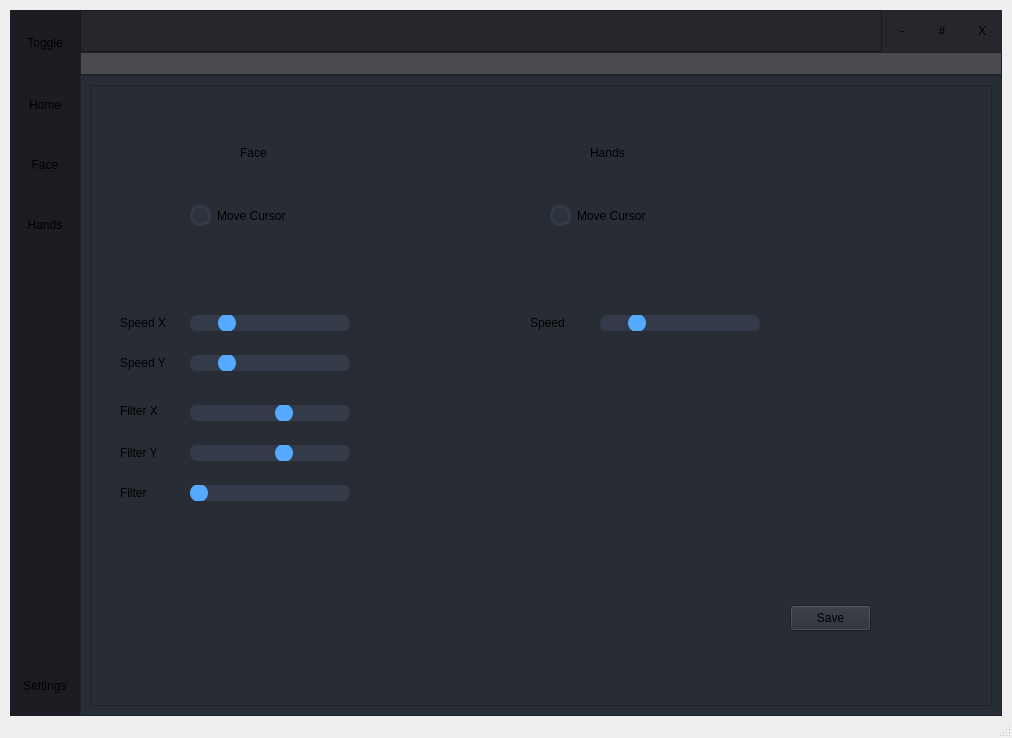
<?xml version="1.0" encoding="UTF-8"?>
<ui version="4.0">
 <class>MainWindow</class>
 <widget class="QMainWindow" name="MainWindow">
  <property name="geometry">
   <rect>
    <x>0</x>
    <y>0</y>
    <width>1012</width>
    <height>738</height>
   </rect>
  </property>
  <property name="windowTitle">
   <string>MainWindow</string>
  </property>
  <widget class="QWidget" name="centralwidget">
   <layout class="QHBoxLayout" name="horizontalLayout">
    <property name="spacing">
     <number>0</number>
    </property>
    <property name="leftMargin">
     <number>10</number>
    </property>
    <property name="topMargin">
     <number>10</number>
    </property>
    <property name="rightMargin">
     <number>10</number>
    </property>
    <property name="bottomMargin">
     <number>0</number>
    </property>
    <item>
     <widget class="QFrame" name="frame_main">
      <property name="styleSheet">
       <string notr="true">/* LINE EDIT */
QLineEdit {
	background-color: rgb(27, 29, 35);
	border-radius: 5px;
	border: 2px solid rgb(27, 29, 35);
	padding-left: 10px;
}
QLineEdit:hover {
	border: 2px solid rgb(64, 71, 88);
}
QLineEdit:focus {
	border: 2px solid rgb(91, 101, 124);
}

/* SCROLL BARS */
QScrollBar:horizontal {
    border: none;
    background: rgb(52, 59, 72);
    height: 14px;
    margin: 0px 21px 0 21px;
	border-radius: 0px;
}
QScrollBar::handle:horizontal {
    background: rgb(85, 170, 255);
    min-width: 25px;
	border-radius: 7px
}
QScrollBar::add-line:horizontal {
    border: none;
    background: rgb(55, 63, 77);
    width: 20px;
	border-top-right-radius: 7px;
    border-bottom-right-radius: 7px;
    subcontrol-position: right;
    subcontrol-origin: margin;
}
QScrollBar::sub-line:horizontal {
    border: none;
    background: rgb(55, 63, 77);
    width: 20px;
	border-top-left-radius: 7px;
    border-bottom-left-radius: 7px;
    subcontrol-position: left;
    subcontrol-origin: margin;
}
QScrollBar::up-arrow:horizontal, QScrollBar::down-arrow:horizontal
{
     background: none;
}
QScrollBar::add-page:horizontal, QScrollBar::sub-page:horizontal
{
     background: none;
}
 QScrollBar:vertical {
	border: none;
    background: rgb(52, 59, 72);
    width: 14px;
    margin: 21px 0 21px 0;
	border-radius: 0px;
 }
 QScrollBar::handle:vertical {	
	background: rgb(85, 170, 255);
    min-height: 25px;
	border-radius: 7px
 }
 QScrollBar::add-line:vertical {
     border: none;
    background: rgb(55, 63, 77);
     height: 20px;
	border-bottom-left-radius: 7px;
    border-bottom-right-radius: 7px;
     subcontrol-position: bottom;
     subcontrol-origin: margin;
 }
 QScrollBar::sub-line:vertical {
	border: none;
    background: rgb(55, 63, 77);
     height: 20px;
	border-top-left-radius: 7px;
    border-top-right-radius: 7px;
     subcontrol-position: top;
     subcontrol-origin: margin;
 }
 QScrollBar::up-arrow:vertical, QScrollBar::down-arrow:vertical {
     background: none;
 }

 QScrollBar::add-page:vertical, QScrollBar::sub-page:vertical {
     background: none;
 }

/* CHECKBOX */
QCheckBox::indicator {
    border: 3px solid rgb(52, 59, 72);
	width: 15px;
	height: 15px;
	border-radius: 10px;
    background: rgb(44, 49, 60);
}
QCheckBox::indicator:hover {
    border: 3px solid rgb(58, 66, 81);
}
QCheckBox::indicator:checked {
    background: 3px solid rgb(52, 59, 72);
	border: 3px solid rgb(52, 59, 72);	
	background-image: url(:/16x16/icons/16x16/cil-check-alt.png);
}

/* RADIO BUTTON */
QRadioButton::indicator {
    border: 3px solid rgb(52, 59, 72);
	width: 15px;
	height: 15px;
	border-radius: 10px;
    background: rgb(44, 49, 60);
}
QRadioButton::indicator:hover {
    border: 3px solid rgb(58, 66, 81);
}
QRadioButton::indicator:checked {
    background: 3px solid rgb(94, 106, 130);
	border: 3px solid rgb(52, 59, 72);	
}

/* COMBOBOX */
QComboBox{
	background-color: rgb(27, 29, 35);
	border-radius: 5px;
	border: 2px solid rgb(27, 29, 35);
	padding: 5px;
	padding-left: 10px;
}
QComboBox:hover{
	border: 2px solid rgb(64, 71, 88);
}
QComboBox::drop-down {
	subcontrol-origin: padding;
	subcontrol-position: top right;
	width: 25px; 
	border-left-width: 3px;
	border-left-color: rgba(39, 44, 54, 150);
	border-left-style: solid;
	border-top-right-radius: 3px;
	border-bottom-right-radius: 3px;	
	background-image: url(:/16x16/icons/16x16/cil-arrow-bottom.png);
	background-position: center;
	background-repeat: no-reperat;
 }
QComboBox QAbstractItemView {
	color: rgb(85, 170, 255);	
	background-color: rgb(27, 29, 35);
	padding: 10px;
	selection-background-color: rgb(39, 44, 54);
}

/* SLIDERS */
QSlider::groove:horizontal {
    border-radius: 9px;
    height: 18px;
	margin: 0px;
	background-color: rgb(52, 59, 72);
}
QSlider::groove:horizontal:hover {
	background-color: rgb(55, 62, 76);
}
QSlider::handle:horizontal {
    background-color: rgb(85, 170, 255);
    border: none;
    height: 18px;
    width: 18px;
    margin: 0px;
	border-radius: 9px;
}
QSlider::handle:horizontal:hover {
    background-color: rgb(105, 180, 255);
}
QSlider::handle:horizontal:pressed {
    background-color: rgb(65, 130, 195);
}

QSlider::groove:vertical {
    border-radius: 9px;
    width: 18px;
    margin: 0px;
	background-color: rgb(52, 59, 72);
}
QSlider::groove:vertical:hover {
	background-color: rgb(55, 62, 76);
}
QSlider::handle:vertical {
    background-color: rgb(85, 170, 255);
	border: none;
    height: 18px;
    width: 18px;
    margin: 0px;
	border-radius: 9px;
}
QSlider::handle:vertical:hover {
    background-color: rgb(105, 180, 255);
}
QSlider::handle:vertical:pressed {
    background-color: rgb(65, 130, 195);
}

</string>
      </property>
      <property name="frameShape">
       <enum>QFrame::NoFrame</enum>
      </property>
      <property name="frameShadow">
       <enum>QFrame::Raised</enum>
      </property>
      <layout class="QVBoxLayout" name="verticalLayout" stretch="0,0">
       <property name="spacing">
        <number>0</number>
       </property>
       <property name="leftMargin">
        <number>0</number>
       </property>
       <property name="topMargin">
        <number>0</number>
       </property>
       <property name="rightMargin">
        <number>0</number>
       </property>
       <property name="bottomMargin">
        <number>0</number>
       </property>
       <item alignment="Qt::AlignTop">
        <widget class="QFrame" name="frame_top">
         <property name="minimumSize">
          <size>
           <width>0</width>
           <height>65</height>
          </size>
         </property>
         <property name="styleSheet">
          <string notr="true">background-color: transparent;</string>
         </property>
         <property name="frameShape">
          <enum>QFrame::NoFrame</enum>
         </property>
         <property name="frameShadow">
          <enum>QFrame::Raised</enum>
         </property>
         <layout class="QHBoxLayout" name="horizontalLayout_7">
          <property name="spacing">
           <number>0</number>
          </property>
          <property name="leftMargin">
           <number>0</number>
          </property>
          <property name="topMargin">
           <number>0</number>
          </property>
          <property name="rightMargin">
           <number>0</number>
          </property>
          <property name="bottomMargin">
           <number>0</number>
          </property>
          <item>
           <widget class="QFrame" name="frame_toggle">
            <property name="maximumSize">
             <size>
              <width>70</width>
              <height>65</height>
             </size>
            </property>
            <property name="frameShape">
             <enum>QFrame::NoFrame</enum>
            </property>
            <property name="frameShadow">
             <enum>QFrame::Raised</enum>
            </property>
            <layout class="QVBoxLayout" name="verticalLayout_3">
             <property name="spacing">
              <number>0</number>
             </property>
             <property name="leftMargin">
              <number>0</number>
             </property>
             <property name="topMargin">
              <number>0</number>
             </property>
             <property name="rightMargin">
              <number>0</number>
             </property>
             <property name="bottomMargin">
              <number>0</number>
             </property>
             <item>
              <widget class="QPushButton" name="btn_toggle_menu">
               <property name="sizePolicy">
                <sizepolicy hsizetype="Expanding" vsizetype="Expanding">
                 <horstretch>0</horstretch>
                 <verstretch>0</verstretch>
                </sizepolicy>
               </property>
               <property name="minimumSize">
                <size>
                 <width>70</width>
                 <height>65</height>
                </size>
               </property>
               <property name="styleSheet">
                <string notr="true">QPushButton {
	background-image: url();
	background-position: center;
	background-repeat: no-reperat;
	border: none;
	background-color: rgb(27, 29, 35);
}
QPushButton:hover {
	background-color: rgb(33, 37, 43);
}
QPushButton:pressed {	
	background-color: rgb(85, 170, 255);
}</string>
               </property>
               <property name="text">
                <string>Toggle</string>
               </property>
              </widget>
             </item>
            </layout>
           </widget>
          </item>
          <item>
           <widget class="QFrame" name="frame_top_right">
            <property name="frameShape">
             <enum>QFrame::NoFrame</enum>
            </property>
            <property name="frameShadow">
             <enum>QFrame::Raised</enum>
            </property>
            <layout class="QVBoxLayout" name="verticalLayout_4">
             <property name="spacing">
              <number>0</number>
             </property>
             <property name="leftMargin">
              <number>0</number>
             </property>
             <property name="topMargin">
              <number>0</number>
             </property>
             <property name="rightMargin">
              <number>0</number>
             </property>
             <property name="bottomMargin">
              <number>0</number>
             </property>
             <item>
              <widget class="QFrame" name="frame_top_btns">
               <property name="minimumSize">
                <size>
                 <width>0</width>
                 <height>42</height>
                </size>
               </property>
               <property name="styleSheet">
                <string notr="true">background-color: rgba(27, 29, 35, 200)</string>
               </property>
               <property name="frameShape">
                <enum>QFrame::NoFrame</enum>
               </property>
               <property name="frameShadow">
                <enum>QFrame::Raised</enum>
               </property>
               <layout class="QHBoxLayout" name="horizontalLayout_8">
                <property name="spacing">
                 <number>0</number>
                </property>
                <property name="leftMargin">
                 <number>0</number>
                </property>
                <property name="topMargin">
                 <number>0</number>
                </property>
                <property name="rightMargin">
                 <number>0</number>
                </property>
                <property name="bottomMargin">
                 <number>0</number>
                </property>
                <item>
                 <widget class="QFrame" name="frame_3">
                  <property name="frameShape">
                   <enum>QFrame::StyledPanel</enum>
                  </property>
                  <property name="frameShadow">
                   <enum>QFrame::Raised</enum>
                  </property>
                 </widget>
                </item>
                <item>
                 <widget class="QFrame" name="frame_btns_right">
                  <property name="sizePolicy">
                   <sizepolicy hsizetype="Expanding" vsizetype="Preferred">
                    <horstretch>0</horstretch>
                    <verstretch>0</verstretch>
                   </sizepolicy>
                  </property>
                  <property name="maximumSize">
                   <size>
                    <width>120</width>
                    <height>42</height>
                   </size>
                  </property>
                  <property name="frameShape">
                   <enum>QFrame::NoFrame</enum>
                  </property>
                  <property name="frameShadow">
                   <enum>QFrame::Raised</enum>
                  </property>
                  <layout class="QHBoxLayout" name="horizontalLayout_9">
                   <property name="spacing">
                    <number>0</number>
                   </property>
                   <property name="leftMargin">
                    <number>0</number>
                   </property>
                   <property name="topMargin">
                    <number>0</number>
                   </property>
                   <property name="rightMargin">
                    <number>0</number>
                   </property>
                   <property name="bottomMargin">
                    <number>0</number>
                   </property>
                   <item>
                    <widget class="QPushButton" name="btnMinimize">
                     <property name="minimumSize">
                      <size>
                       <width>40</width>
                       <height>42</height>
                      </size>
                     </property>
                     <property name="styleSheet">
                      <string notr="true">QPushButton {	
	border: none;
	background-color: transparent;
}
QPushButton:hover {
	background-color: rgb(52, 59, 72);
}
QPushButton:pressed {	
	background-color: rgb(85, 170, 255);
}</string>
                     </property>
                     <property name="text">
                      <string>-</string>
                     </property>
                    </widget>
                   </item>
                   <item>
                    <widget class="QPushButton" name="btnRestore">
                     <property name="minimumSize">
                      <size>
                       <width>40</width>
                       <height>42</height>
                      </size>
                     </property>
                     <property name="styleSheet">
                      <string notr="true">QPushButton {	
	border: none;
	background-color: transparent;
}
QPushButton:hover {
	background-color: rgb(52, 59, 72);
}
QPushButton:pressed {	
	background-color: rgb(85, 170, 255);
}</string>
                     </property>
                     <property name="text">
                      <string>#</string>
                     </property>
                    </widget>
                   </item>
                   <item>
                    <widget class="QPushButton" name="btnClose">
                     <property name="minimumSize">
                      <size>
                       <width>40</width>
                       <height>42</height>
                      </size>
                     </property>
                     <property name="styleSheet">
                      <string notr="true">QPushButton {	
	border: none;
	background-color: transparent;
}
QPushButton:hover {
	background-color: rgb(52, 59, 72);
}
QPushButton:pressed {	
	background-color: rgb(85, 170, 255);
}</string>
                     </property>
                     <property name="text">
                      <string>X</string>
                     </property>
                    </widget>
                   </item>
                  </layout>
                 </widget>
                </item>
               </layout>
              </widget>
             </item>
             <item>
              <widget class="QFrame" name="frame_info">
               <property name="minimumSize">
                <size>
                 <width>0</width>
                 <height>23</height>
                </size>
               </property>
               <property name="styleSheet">
                <string notr="true">background-color: rgba(27, 29, 35, 200)</string>
               </property>
               <property name="frameShape">
                <enum>QFrame::StyledPanel</enum>
               </property>
               <property name="frameShadow">
                <enum>QFrame::Raised</enum>
               </property>
              </widget>
             </item>
            </layout>
           </widget>
          </item>
         </layout>
        </widget>
       </item>
       <item>
        <widget class="QFrame" name="frame_center">
         <property name="sizePolicy">
          <sizepolicy hsizetype="Expanding" vsizetype="Expanding">
           <horstretch>0</horstretch>
           <verstretch>0</verstretch>
          </sizepolicy>
         </property>
         <property name="styleSheet">
          <string notr="true">background-color: rgb(40, 44, 52);</string>
         </property>
         <property name="frameShape">
          <enum>QFrame::NoFrame</enum>
         </property>
         <property name="frameShadow">
          <enum>QFrame::Raised</enum>
         </property>
         <layout class="QHBoxLayout" name="horizontalLayout_2">
          <property name="spacing">
           <number>0</number>
          </property>
          <property name="leftMargin">
           <number>0</number>
          </property>
          <property name="topMargin">
           <number>0</number>
          </property>
          <property name="rightMargin">
           <number>0</number>
          </property>
          <property name="bottomMargin">
           <number>0</number>
          </property>
          <item alignment="Qt::AlignLeft">
           <widget class="QFrame" name="frame_left_menu">
            <property name="minimumSize">
             <size>
              <width>70</width>
              <height>0</height>
             </size>
            </property>
            <property name="maximumSize">
             <size>
              <width>70</width>
              <height>16777215</height>
             </size>
            </property>
            <property name="styleSheet">
             <string notr="true">background-color: rgb(27, 29, 35);</string>
            </property>
            <property name="frameShape">
             <enum>QFrame::NoFrame</enum>
            </property>
            <property name="frameShadow">
             <enum>QFrame::Raised</enum>
            </property>
            <layout class="QVBoxLayout" name="verticalLayout_5">
             <property name="spacing">
              <number>0</number>
             </property>
             <property name="leftMargin">
              <number>0</number>
             </property>
             <property name="topMargin">
              <number>0</number>
             </property>
             <property name="rightMargin">
              <number>0</number>
             </property>
             <property name="bottomMargin">
              <number>0</number>
             </property>
             <item alignment="Qt::AlignTop">
              <widget class="QFrame" name="frame_menu">
               <property name="frameShape">
                <enum>QFrame::NoFrame</enum>
               </property>
               <property name="frameShadow">
                <enum>QFrame::Raised</enum>
               </property>
               <layout class="QVBoxLayout" name="verticalLayout_6">
                <property name="spacing">
                 <number>0</number>
                </property>
                <property name="leftMargin">
                 <number>0</number>
                </property>
                <property name="topMargin">
                 <number>0</number>
                </property>
                <property name="rightMargin">
                 <number>0</number>
                </property>
                <property name="bottomMargin">
                 <number>0</number>
                </property>
                <item>
                 <widget class="QPushButton" name="btn_home">
                  <property name="minimumSize">
                   <size>
                    <width>70</width>
                    <height>60</height>
                   </size>
                  </property>
                  <property name="styleSheet">
                   <string notr="true">QPushButton {

	background-position: center;
	background-repeat: no-reperat;
	border: none;
	background-color: rgb(27, 29, 35);
}
QPushButton:hover {
	background-color: rgb(33, 37, 43);
}
QPushButton:pressed {	
	background-color: rgb(85, 170, 255);
}</string>
                  </property>
                  <property name="text">
                   <string>Home</string>
                  </property>
                 </widget>
                </item>
                <item>
                 <widget class="QPushButton" name="btn_face">
                  <property name="minimumSize">
                   <size>
                    <width>70</width>
                    <height>60</height>
                   </size>
                  </property>
                  <property name="styleSheet">
                   <string notr="true">QPushButton {

	background-position: center;
	background-repeat: no-reperat;
	border: none;
	background-color: rgb(27, 29, 35);
}
QPushButton:hover {
	background-color: rgb(33, 37, 43);
}
QPushButton:pressed {	
	background-color: rgb(85, 170, 255);
}</string>
                  </property>
                  <property name="text">
                   <string>Face</string>
                  </property>
                 </widget>
                </item>
                <item>
                 <widget class="QPushButton" name="btn_hands">
                  <property name="minimumSize">
                   <size>
                    <width>70</width>
                    <height>60</height>
                   </size>
                  </property>
                  <property name="styleSheet">
                   <string notr="true">QPushButton {

	background-position: center;
	background-repeat: no-reperat;
	border: none;
	background-color: rgb(27, 29, 35);
}
QPushButton:hover {
	background-color: rgb(33, 37, 43);
}
QPushButton:pressed {	
	background-color: rgb(85, 170, 255);
}</string>
                  </property>
                  <property name="text">
                   <string>Hands</string>
                  </property>
                 </widget>
                </item>
               </layout>
              </widget>
             </item>
             <item alignment="Qt::AlignBottom">
              <widget class="QFrame" name="frame_settings">
               <property name="frameShape">
                <enum>QFrame::NoFrame</enum>
               </property>
               <property name="frameShadow">
                <enum>QFrame::Raised</enum>
               </property>
               <layout class="QVBoxLayout" name="verticalLayout_7">
                <property name="spacing">
                 <number>0</number>
                </property>
                <property name="leftMargin">
                 <number>0</number>
                </property>
                <property name="topMargin">
                 <number>0</number>
                </property>
                <property name="rightMargin">
                 <number>0</number>
                </property>
                <property name="bottomMargin">
                 <number>0</number>
                </property>
                <item>
                 <widget class="QPushButton" name="btn_settings">
                  <property name="sizePolicy">
                   <sizepolicy hsizetype="Expanding" vsizetype="Fixed">
                    <horstretch>0</horstretch>
                    <verstretch>0</verstretch>
                   </sizepolicy>
                  </property>
                  <property name="minimumSize">
                   <size>
                    <width>0</width>
                    <height>60</height>
                   </size>
                  </property>
                  <property name="layoutDirection">
                   <enum>Qt::LeftToRight</enum>
                  </property>
                  <property name="styleSheet">
                   <string notr="true">QPushButton {

	background-position: center;
	background-repeat: no-reperat;
	border: none;
	background-color: rgb(27, 29, 35);
}
QPushButton:hover {
	background-color: rgb(33, 37, 43);
}
QPushButton:pressed {	
	background-color: rgb(85, 170, 255);
}</string>
                  </property>
                  <property name="text">
                   <string>Settings</string>
                  </property>
                 </widget>
                </item>
               </layout>
              </widget>
             </item>
            </layout>
           </widget>
          </item>
          <item>
           <widget class="QFrame" name="frame_content_right">
            <property name="sizePolicy">
             <sizepolicy hsizetype="Expanding" vsizetype="Expanding">
              <horstretch>0</horstretch>
              <verstretch>0</verstretch>
             </sizepolicy>
            </property>
            <property name="frameShape">
             <enum>QFrame::StyledPanel</enum>
            </property>
            <property name="frameShadow">
             <enum>QFrame::Raised</enum>
            </property>
            <layout class="QHBoxLayout" name="horizontalLayout_3">
             <item>
              <widget class="QFrame" name="frame_content">
               <property name="sizePolicy">
                <sizepolicy hsizetype="Expanding" vsizetype="Expanding">
                 <horstretch>0</horstretch>
                 <verstretch>0</verstretch>
                </sizepolicy>
               </property>
               <property name="frameShape">
                <enum>QFrame::StyledPanel</enum>
               </property>
               <property name="frameShadow">
                <enum>QFrame::Raised</enum>
               </property>
               <layout class="QHBoxLayout" name="horizontalLayout_4">
                <item>
                 <widget class="QStackedWidget" name="stackedWidget">
                  <property name="sizePolicy">
                   <sizepolicy hsizetype="Expanding" vsizetype="Expanding">
                    <horstretch>0</horstretch>
                    <verstretch>0</verstretch>
                   </sizepolicy>
                  </property>
                  <property name="maximumSize">
                   <size>
                    <width>1000</width>
                    <height>1000</height>
                   </size>
                  </property>
                  <property name="currentIndex">
                   <number>3</number>
                  </property>
                  <widget class="QWidget" name="page_home">
                   <layout class="QVBoxLayout" name="verticalLayout_2">
                    <item>
                     <widget class="QLabel" name="label">
                      <property name="font">
                       <font>
                        <pointsize>40</pointsize>
                       </font>
                      </property>
                      <property name="text">
                       <string>HOME</string>
                      </property>
                      <property name="alignment">
                       <set>Qt::AlignCenter</set>
                      </property>
                     </widget>
                    </item>
                    <item>
                     <widget class="QLabel" name="label_2">
                      <property name="font">
                       <font>
                        <pointsize>35</pointsize>
                       </font>
                      </property>
                      <property name="text">
                       <string>CamControl</string>
                      </property>
                      <property name="alignment">
                       <set>Qt::AlignCenter</set>
                      </property>
                     </widget>
                    </item>
                    <item>
                     <widget class="QLabel" name="label_3">
                      <property name="font">
                       <font>
                        <pointsize>14</pointsize>
                       </font>
                      </property>
                      <property name="text">
                       <string>Paun Raducu</string>
                      </property>
                      <property name="alignment">
                       <set>Qt::AlignCenter</set>
                      </property>
                     </widget>
                    </item>
                   </layout>
                  </widget>
                  <widget class="QWidget" name="page_face">
                   <property name="sizePolicy">
                    <sizepolicy hsizetype="Expanding" vsizetype="Expanding">
                     <horstretch>0</horstretch>
                     <verstretch>0</verstretch>
                    </sizepolicy>
                   </property>
                   <layout class="QHBoxLayout" name="horizontalLayout_5">
                    <item>
                     <widget class="QLabel" name="imageFrameFace">
                      <property name="sizePolicy">
                       <sizepolicy hsizetype="Preferred" vsizetype="Preferred">
                        <horstretch>0</horstretch>
                        <verstretch>0</verstretch>
                       </sizepolicy>
                      </property>
                      <property name="minimumSize">
                       <size>
                        <width>860</width>
                        <height>580</height>
                       </size>
                      </property>
                      <property name="maximumSize">
                       <size>
                        <width>1000</width>
                        <height>1000</height>
                       </size>
                      </property>
                      <property name="text">
                       <string>Camera not availalable!</string>
                      </property>
                      <property name="alignment">
                       <set>Qt::AlignCenter</set>
                      </property>
                     </widget>
                    </item>
                   </layout>
                  </widget>
                  <widget class="QWidget" name="page_hands">
                   <property name="sizePolicy">
                    <sizepolicy hsizetype="Expanding" vsizetype="Expanding">
                     <horstretch>0</horstretch>
                     <verstretch>0</verstretch>
                    </sizepolicy>
                   </property>
                   <layout class="QHBoxLayout" name="horizontalLayout_6">
                    <item>
                     <widget class="QLabel" name="imageFrameHands">
                      <property name="sizePolicy">
                       <sizepolicy hsizetype="Preferred" vsizetype="Preferred">
                        <horstretch>0</horstretch>
                        <verstretch>0</verstretch>
                       </sizepolicy>
                      </property>
                      <property name="minimumSize">
                       <size>
                        <width>860</width>
                        <height>580</height>
                       </size>
                      </property>
                      <property name="text">
                       <string>Camera not availalable!</string>
                      </property>
                      <property name="alignment">
                       <set>Qt::AlignCenter</set>
                      </property>
                     </widget>
                    </item>
                   </layout>
                  </widget>
                  <widget class="QWidget" name="page_settings">
                   <widget class="QLabel" name="label_4">
                    <property name="geometry">
                     <rect>
                      <x>140</x>
                      <y>50</y>
                      <width>60</width>
                      <height>16</height>
                     </rect>
                    </property>
                    <property name="text">
                     <string>Face</string>
                    </property>
                   </widget>
                   <widget class="QLabel" name="label_5">
                    <property name="geometry">
                     <rect>
                      <x>490</x>
                      <y>50</y>
                      <width>60</width>
                      <height>16</height>
                     </rect>
                    </property>
                    <property name="text">
                     <string>Hands</string>
                    </property>
                   </widget>
                   <widget class="QCheckBox" name="moveFaceCursorCheckBox">
                    <property name="geometry">
                     <rect>
                      <x>90</x>
                      <y>110</y>
                      <width>111</width>
                      <height>21</height>
                     </rect>
                    </property>
                    <property name="text">
                     <string>Move Cursor</string>
                    </property>
                   </widget>
                   <widget class="QCheckBox" name="moveHandsCursorCheckBox">
                    <property name="geometry">
                     <rect>
                      <x>450</x>
                      <y>110</y>
                      <width>111</width>
                      <height>21</height>
                     </rect>
                    </property>
                    <property name="text">
                     <string>Move Cursor</string>
                    </property>
                   </widget>
                   <widget class="QSlider" name="speedSlider_X">
                    <property name="geometry">
                     <rect>
                      <x>90</x>
                      <y>220</y>
                      <width>160</width>
                      <height>16</height>
                     </rect>
                    </property>
                    <property name="maximum">
                     <number>5</number>
                    </property>
                    <property name="sliderPosition">
                     <number>1</number>
                    </property>
                    <property name="orientation">
                     <enum>Qt::Horizontal</enum>
                    </property>
                   </widget>
                   <widget class="QLabel" name="label_6">
                    <property name="geometry">
                     <rect>
                      <x>20</x>
                      <y>220</y>
                      <width>60</width>
                      <height>16</height>
                     </rect>
                    </property>
                    <property name="text">
                     <string>Speed X</string>
                    </property>
                   </widget>
                   <widget class="QLabel" name="label_7">
                    <property name="geometry">
                     <rect>
                      <x>20</x>
                      <y>260</y>
                      <width>60</width>
                      <height>16</height>
                     </rect>
                    </property>
                    <property name="text">
                     <string>Speed Y</string>
                    </property>
                   </widget>
                   <widget class="QSlider" name="speedSlider_Y">
                    <property name="geometry">
                     <rect>
                      <x>90</x>
                      <y>260</y>
                      <width>160</width>
                      <height>16</height>
                     </rect>
                    </property>
                    <property name="maximum">
                     <number>5</number>
                    </property>
                    <property name="sliderPosition">
                     <number>1</number>
                    </property>
                    <property name="orientation">
                     <enum>Qt::Horizontal</enum>
                    </property>
                   </widget>
                   <widget class="QSlider" name="filterSlider_Y">
                    <property name="geometry">
                     <rect>
                      <x>90</x>
                      <y>350</y>
                      <width>160</width>
                      <height>16</height>
                     </rect>
                    </property>
                    <property name="maximum">
                     <number>10</number>
                    </property>
                    <property name="value">
                     <number>6</number>
                    </property>
                    <property name="sliderPosition">
                     <number>6</number>
                    </property>
                    <property name="orientation">
                     <enum>Qt::Horizontal</enum>
                    </property>
                   </widget>
                   <widget class="QLabel" name="label_15">
                    <property name="geometry">
                     <rect>
                      <x>20</x>
                      <y>350</y>
                      <width>60</width>
                      <height>16</height>
                     </rect>
                    </property>
                    <property name="text">
                     <string>Filter Y</string>
                    </property>
                   </widget>
                   <widget class="QLabel" name="label_16">
                    <property name="geometry">
                     <rect>
                      <x>20</x>
                      <y>306</y>
                      <width>60</width>
                      <height>20</height>
                     </rect>
                    </property>
                    <property name="text">
                     <string>Filter X</string>
                    </property>
                   </widget>
                   <widget class="QSlider" name="filterSlider_X">
                    <property name="geometry">
                     <rect>
                      <x>90</x>
                      <y>310</y>
                      <width>160</width>
                      <height>16</height>
                     </rect>
                    </property>
                    <property name="maximum">
                     <number>10</number>
                    </property>
                    <property name="value">
                     <number>6</number>
                    </property>
                    <property name="sliderPosition">
                     <number>6</number>
                    </property>
                    <property name="orientation">
                     <enum>Qt::Horizontal</enum>
                    </property>
                   </widget>
                   <widget class="QSlider" name="filterSlider">
                    <property name="geometry">
                     <rect>
                      <x>90</x>
                      <y>390</y>
                      <width>160</width>
                      <height>16</height>
                     </rect>
                    </property>
                    <property name="maximum">
                     <number>10</number>
                    </property>
                    <property name="value">
                     <number>0</number>
                    </property>
                    <property name="sliderPosition">
                     <number>0</number>
                    </property>
                    <property name="orientation">
                     <enum>Qt::Horizontal</enum>
                    </property>
                   </widget>
                   <widget class="QLabel" name="label_17">
                    <property name="geometry">
                     <rect>
                      <x>20</x>
                      <y>390</y>
                      <width>60</width>
                      <height>16</height>
                     </rect>
                    </property>
                    <property name="text">
                     <string>Filter</string>
                    </property>
                   </widget>
                   <widget class="QPushButton" name="btn_save">
                    <property name="geometry">
                     <rect>
                      <x>690</x>
                      <y>510</y>
                      <width>81</width>
                      <height>26</height>
                     </rect>
                    </property>
                    <property name="text">
                     <string>Save</string>
                    </property>
                   </widget>
                   <widget class="QLabel" name="label_28">
                    <property name="geometry">
                     <rect>
                      <x>430</x>
                      <y>220</y>
                      <width>60</width>
                      <height>16</height>
                     </rect>
                    </property>
                    <property name="text">
                     <string>Speed</string>
                    </property>
                   </widget>
                   <widget class="QSlider" name="speedHandsSlider">
                    <property name="geometry">
                     <rect>
                      <x>500</x>
                      <y>220</y>
                      <width>160</width>
                      <height>16</height>
                     </rect>
                    </property>
                    <property name="maximum">
                     <number>5</number>
                    </property>
                    <property name="sliderPosition">
                     <number>1</number>
                    </property>
                    <property name="orientation">
                     <enum>Qt::Horizontal</enum>
                    </property>
                   </widget>
                  </widget>
                 </widget>
                </item>
               </layout>
              </widget>
             </item>
            </layout>
           </widget>
          </item>
         </layout>
        </widget>
       </item>
      </layout>
     </widget>
    </item>
   </layout>
  </widget>
  <widget class="QStatusBar" name="statusbar"/>
 </widget>
 <resources/>
 <connections/>
</ui>
